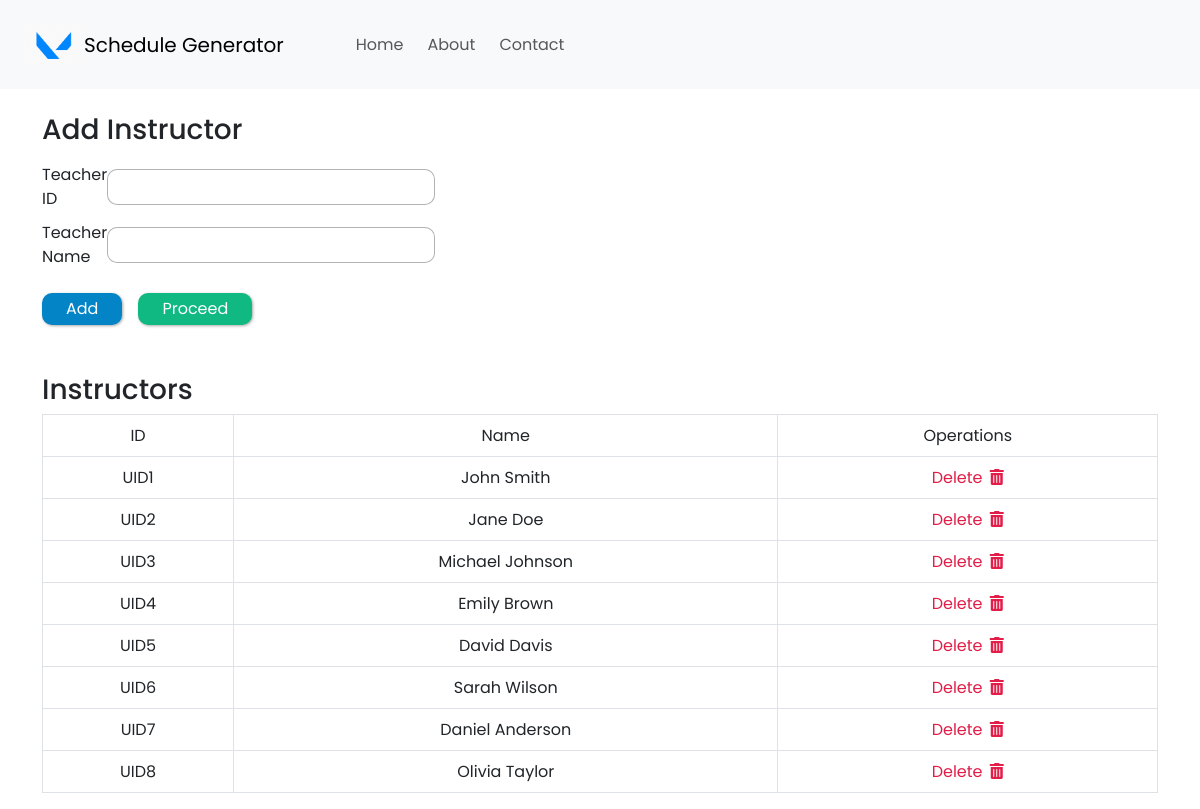
Page /add-instructor on the committed database.
### my_app/models.py (models this page shows, shortened)
class Instructor(models.Model):
    uid = models.CharField(max_length=10)
    name = models.CharField(max_length=100)

### my_app/views.py (the view)
# urls.py: path('add-instructor', views.addInstructor, name='add-instructor'),
def addInstructor(request):
    if request.method == 'POST':
        form = InstructorForm(request.POST)
        if form.is_valid():
            form.save()
            all_instructors = Instructor.objects.all
            return render(request, 'add-instructor.html', {'all_instructors': all_instructors})
    else:
        all_instructors = Instructor.objects.all
        return render(request, 'add-instructor.html', {'all_instructors': all_instructors})

### my_app/templates/add-instructor.html (shortened to what this page needs)
{% extends 'base.html' %}
{% block content %}
{% load static %}
  <div style="width: 320px; margin-top: 1.5rem;">
    <form method="POST">
      <h3 style="margin-bottom: 1rem;">Add Instructor</h3>
      <div class="input-container">
        <label>Teacher ID</label>
        <input type="text" name="uid" class="input-fields" />
      </div>
      <div class="input-container">
        <label>Teacher Name</label>
        <input type="text" name="name" class="input-fields" />
      </div>
      <div class="d-flex align-items-center mt-4 gap-3">
        <button type="submit" class="add-button px-4 py-1">Add</button>
        <input type="button"
          value="Proceed"
          class="proceed-button px-4 py-1"
          onclick="window.location.href='/add-course'"
        />
      </div>
    </form>
  </div>
  {% if all_instructors %}
    <h3 class="mt-5">Instructors</h3>
    <table class="table table-bordered">
      <tr class="table-heading">
          <td>
            <center>ID</center>
          </td>
          <td>
            <center>Name</center>
            </td>
          <td>
            <center>Operations</center>
          </td>
      </tr>
      {% for instructor in all_instructors %}
        <tr class="table-data">
          <td>
            <center>{{ instructor.uid }}</center>
          </td>
          <td>
            <center>{{ instructor.name }}</center>
          </td>
          <td>
            <center>
              <a class="delete-button" href="{% url 'delete-instructor' instructor.id %}">
               Delete
              <i class="fas fa-trash-alt" style="margin-left: 3px;"></i>
              </a>
            </center>
          </td>
        </tr>
      {% endfor %}
    </table>
  {% endif %}
{% endblock %}

### my_app/static/css/home.css (style rules this page uses)
* { margin: 0; padding: 0; box-sizing: border-box; font-family: 'Poppins', sans-serif; }
.input-container { margin-top: 10px; display: flex; justify-content: space-between; align-items: center; }
.input-fields { border-radius: 10px; padding: 5px; text-indent: 5px; border: 1px solid rgba(0, 0, 0, 0.3); }
.table-heading { background-color: rgb(30 41 59); color: white; }
.table-data { background-color: rgb(241 245 249); }
.add-button { background-color: rgb(2 132 199); color: white; border: none; border-radius: 10px; box-shadow: 1px 1px 3px #aaaaaa; }
.proceed-button { background-color: rgb(16 185 129); color: white; border: none; border-radius: 10px; box-shadow: 1px 1px 3px #aaaaaa; }
.delete-button { text-decoration: none; color: rgb(225 29 72); }

### rows in the picture
Instructor: uid "UID1", name "John Smith"
Instructor: uid "UID2", name "Jane Doe"
Instructor: uid "UID3", name "Michael Johnson"
Instructor: uid "UID4", name "Emily Brown"
Instructor: uid "UID5", name "David Davis"
Instructor: uid "UID6", name "Sarah Wilson"
Instructor: uid "UID7", name "Daniel Anderson"
Instructor: uid "UID8", name "Olivia Taylor"
